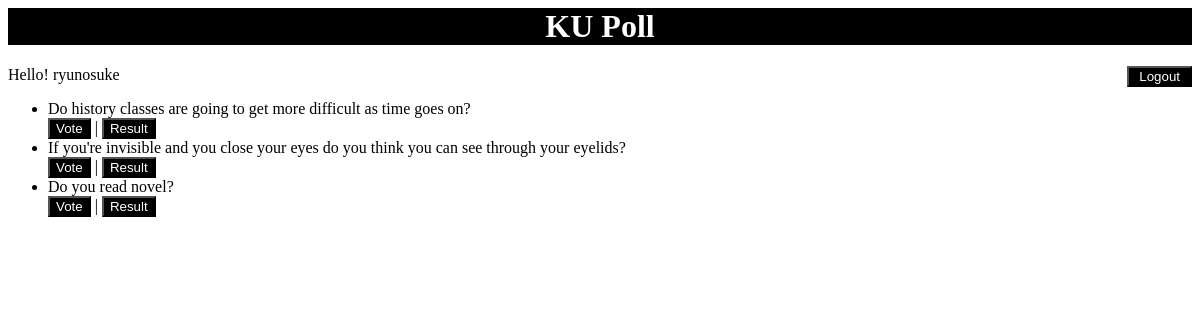
The page /polls/ (signed in) on the database its author committed.
### polls/models.py (models this page shows, shortened)
class Question(models.Model):
    question_text = models.CharField(max_length=200)
    pub_date = models.DateTimeField('date published')
    end_date = models.DateTimeField('date expired', null=True, default=None, blank=True)

### polls/views.py (the view)
# urls.py: path('', views.IndexView.as_view(), name='index'),
class IndexView(generic.ListView):
    template_name = 'polls/index.html'
    context_object_name = 'latest_question_list'
    def get_queryset(self):
        return Question.objects.filter(
            pub_date__lte=timezone.now()
        ).order_by('-pub_date')[:5]

### polls/templates/polls/index.html (shortened to what this page needs)
{% load static %}
<link rel="stylesheet" href="{% static 'polls/style.css' %}">
<h1>KU Poll</h1>
{% if user.is_authenticated %}
    Hello! {{ user.username }}
    <a href="{% url 'logout'%}?next={{request.path}}"><button class="buttonlog" type="button">Logout</button></a>
    {% else %}
    <a href="{% url 'login'%}?next={{request.path}}"><button class="buttonlog" type="button">Login</button></a>
    {% endif %}
{% if latest_question_list %}
    <ul>
    {% for question in latest_question_list %}
        <li>{{ question.question_text }} <br>
            <a href="{% url 'polls:detail' question.id %}"><button type="button">Vote</button></a> | <a href="{% url 'polls:results' question.id %}"><button type="button">Result</button></a>
        </li>
    {% endfor %}
    </ul>
{% else %}
    <p>No polls are available.</p>
{% endif %}

### polls/static/polls/style.css (style rules this page uses)
li a { color: blue; }
button { background: black; color: white; }
h1 { background: black; color: white; text-align: center; }
.buttonlog { float: right; padding-right: 10px; padding-left: 10px; }

### rows shown on the page
Question: question_text "Do history classes are going to get more difficult as time goes on?"
Question: question_text "If you're invisible and you close your eyes do you think you can see through your eyelids?"
Question: question_text "Do you read novel?"

### other values the page prints
{{ user.username }} "ryunosuke"
